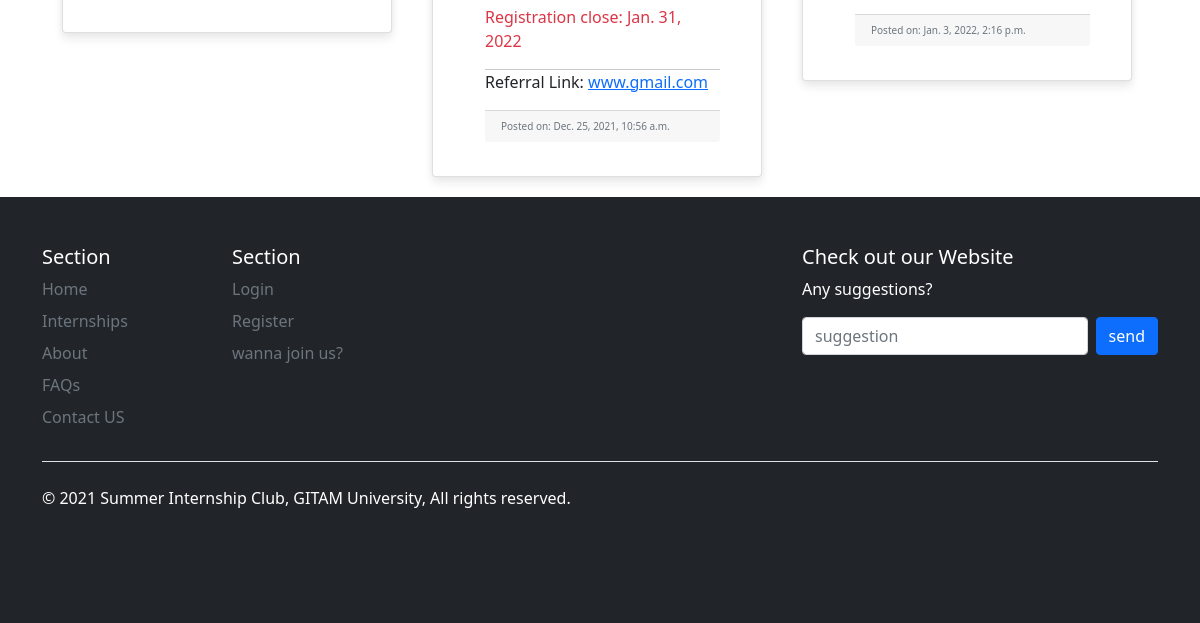
The app's page /sug/ (lower part), older data.
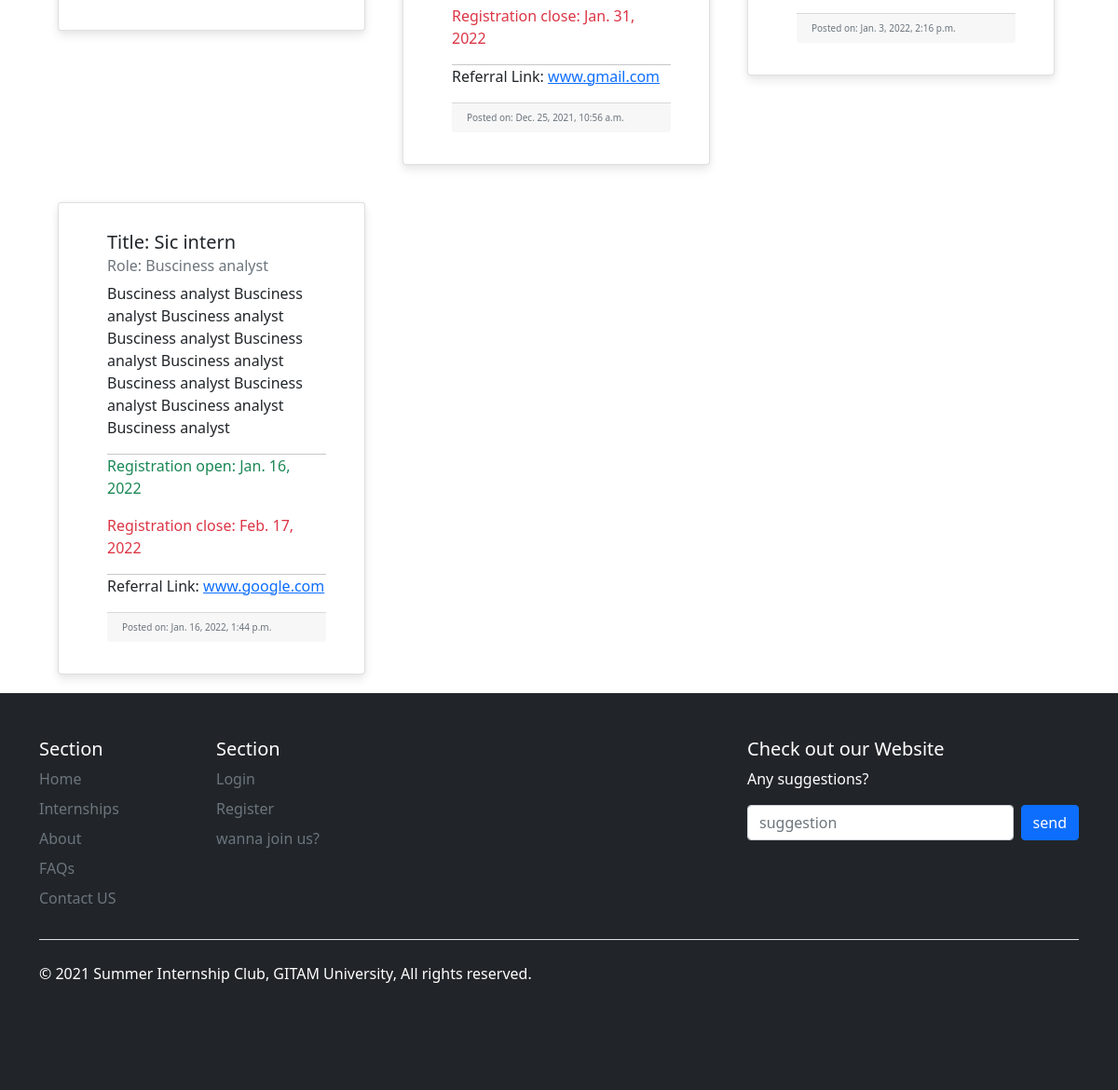
The same page, newer data.
### page/models.py (models this page shows, shortened)
class Post(models.Model):
    title = models.CharField(max_length=50, blank=False)
    role = models.CharField(max_length=50, blank=False)
    description = models.TextField()
    date_posted = models.DateTimeField(default=timezone.now, blank=False)
    registration_open = models.DateField()
    registration_close = models.DateField()
    refer_link = models.CharField(max_length=100, blank=False)

### page/views.py (the view)
# urls.py: path('sug/', views.feedback, name='page-suggestions'),
def feedback(request):
    if request.method == "POST":
        if request.POST.get('suggestion'):
            sug = Suggestions()
            sug.user_name = request.user
            sug.description = request.POST.get('suggestion')
            sug.save()
    context = {
        'posts': Post.objects.all()
    }
    return render(request, 'page/home.html', context)

### page/templates/page/home.html (shortened to what this page needs)
{% extends "page/base.html" %}
{% block content %}
{% load static %}
<div class="container">
    <div class="fullcontainer">
        {% for post in posts %}
        <div class="grid">
            <div class="card">
                <div class="card-body">
                    <h5 class="card-title">Title: {{ post.title }}</h5>
                    <h6 class="card-subtitle mb-2 text-muted">Role: {{ post.role }}</h6>
                    <p class="card-text ">{{ post.description }}</p>
                    <hr>
                    <p class="card-text text-success">Registration open: {{ post.registration_open}}</p>
                    <p class="card-text text-danger">Registration close: {{ post.registration_close}}</p>
                    <hr>
                    <p>Referral Link: <a href=https://{{ post.refer_link }} class="card-link">{{ post.refer_link }}</a>
                    </p>
                    <div class="card-footer text-muted" style="font-size:10px; text-align:left">Posted on: {{ post.date_posted }}
                    </div>
                </div>
            </div>
        </div>
        {% endfor %}
    </div>
</div>
{% endblock content %}

Row changes from the older to the newer data that the page shows:
added Post: title "Sic intern", role "Busciness analyst", description "Busciness analyst Busciness analyst Busciness analyst Busciness analyst Busciness analyst Busciness analyst Busciness analyst Busciness analyst Busciness analyst Busciness analyst", registration_open "Jan. 16, 2022", registration_close "Feb. 17, 2022", refer_link "www.google.com", date_posted "Jan. 16, 2022, 1:44 p.m."
